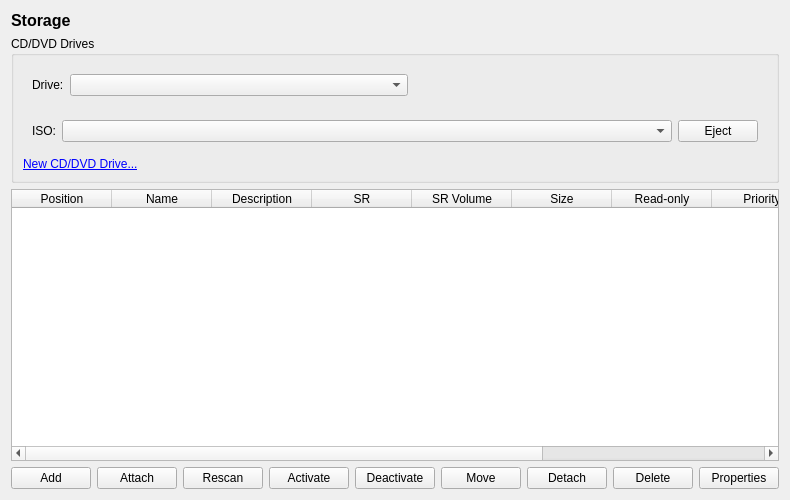
<?xml version="1.0" encoding="UTF-8"?>
<ui version="4.0">
 <class>VMStorageTabPage</class>
 <widget class="QWidget" name="VMStorageTabPage">
  <property name="geometry">
   <rect>
    <x>0</x>
    <y>0</y>
    <width>600</width>
    <height>500</height>
   </rect>
  </property>
  <property name="windowTitle">
   <string>Storage</string>
  </property>
  <layout class="QVBoxLayout" name="verticalLayout">
   <item>
    <widget class="QLabel" name="titleLabel">
     <property name="text">
      <string>Storage</string>
     </property>
     <property name="font">
      <font>
       <pointsize>12</pointsize>
       <weight>75</weight>
       <bold>true</bold>
      </font>
     </property>
    </widget>
   </item>
   <item>
    <widget class="QGroupBox" name="cdDvdGroupBox">
     <property name="title">
      <string>CD/DVD Drives</string>
     </property>
     <layout class="QVBoxLayout" name="cdDvdLayout">
      <item>
       <widget class="QWidget" name="cdDvdContainer" native="true">
        <layout class="QHBoxLayout" name="cdDvdHorizontalLayout">
         <item>
          <widget class="QLabel" name="driveLabel">
           <property name="text">
            <string>Drive:</string>
           </property>
          </widget>
         </item>
         <item>
          <widget class="QComboBox" name="driveComboBox">
           <property name="sizePolicy">
            <sizepolicy hsizetype="Expanding" vsizetype="Fixed">
             <horstretch>0</horstretch>
             <verstretch>0</verstretch>
            </sizepolicy>
           </property>
          </widget>
         </item>
         <item>
          <widget class="QLabel" name="singleDriveLabel">
           <property name="text">
            <string/>
           </property>
          </widget>
         </item>
         <item>
          <spacer name="horizontalSpacer">
           <property name="orientation">
            <enum>Qt::Horizontal</enum>
           </property>
           <property name="sizeHint" stdset="0">
            <size>
             <width>40</width>
             <height>20</height>
            </size>
           </property>
          </spacer>
         </item>
        </layout>
       </widget>
      </item>
      <item>
       <widget class="QWidget" name="isoContainer" native="true">
        <layout class="QHBoxLayout" name="isoHorizontalLayout">
         <item>
          <widget class="QLabel" name="isoLabel">
           <property name="text">
            <string>ISO:</string>
           </property>
          </widget>
         </item>
         <item>
          <widget class="IsoDropDownBox" name="isoComboBox">
           <property name="sizePolicy">
            <sizepolicy hsizetype="Expanding" vsizetype="Fixed">
             <horstretch>0</horstretch>
             <verstretch>0</verstretch>
            </sizepolicy>
           </property>
          </widget>
         </item>
         <item>
          <widget class="QPushButton" name="ejectButton">
           <property name="text">
            <string>Eject</string>
           </property>
          </widget>
         </item>
        </layout>
       </widget>
      </item>
      <item>
       <widget class="QLabel" name="noDrivesLabel">
        <property name="text">
         <string>&lt;a href="#new"&gt;New CD/DVD Drive...&lt;/a&gt;</string>
        </property>
        <property name="textFormat">
         <enum>Qt::RichText</enum>
        </property>
        <property name="alignment">
         <set>Qt::AlignLeading|Qt::AlignLeft|Qt::AlignVCenter</set>
        </property>
       </widget>
      </item>
     </layout>
    </widget>
   </item>
   <item>
    <widget class="QTableWidget" name="storageTable">
     <property name="alternatingRowColors">
      <bool>true</bool>
     </property>
     <property name="selectionMode">
      <enum>QAbstractItemView::ExtendedSelection</enum>
     </property>
     <property name="selectionBehavior">
      <enum>QAbstractItemView::SelectRows</enum>
     </property>
     <property name="contextMenuPolicy">
      <enum>Qt::CustomContextMenu</enum>
     </property>
     <column>
      <property name="text">
       <string>Position</string>
      </property>
     </column>
     <column>
      <property name="text">
       <string>Name</string>
      </property>
     </column>
     <column>
      <property name="text">
       <string>Description</string>
      </property>
     </column>
     <column>
      <property name="text">
       <string>SR</string>
      </property>
     </column>
     <column>
      <property name="text">
       <string>SR Volume</string>
      </property>
     </column>
     <column>
      <property name="text">
       <string>Size</string>
      </property>
     </column>
     <column>
      <property name="text">
       <string>Read-only</string>
      </property>
     </column>
     <column>
      <property name="text">
       <string>Priority</string>
      </property>
     </column>
     <column>
      <property name="text">
       <string>Active</string>
      </property>
     </column>
     <column>
      <property name="text">
       <string>Device Path</string>
      </property>
     </column>
    </widget>
   </item>
   <item>
    <layout class="QHBoxLayout" name="buttonLayout">
     <item>
      <widget class="QPushButton" name="addButton">
       <property name="text">
        <string>Add</string>
       </property>
      </widget>
     </item>
     <item>
      <widget class="QPushButton" name="attachButton">
       <property name="text">
        <string>Attach</string>
       </property>
      </widget>
     </item>
     <item>
      <widget class="QPushButton" name="rescanButton">
       <property name="text">
        <string>Rescan</string>
       </property>
      </widget>
     </item>
     <item>
      <widget class="QPushButton" name="activateButton">
       <property name="text">
        <string>Activate</string>
       </property>
      </widget>
     </item>
     <item>
      <widget class="QPushButton" name="deactivateButton">
       <property name="text">
        <string>Deactivate</string>
       </property>
      </widget>
     </item>
     <item>
      <widget class="QPushButton" name="moveButton">
       <property name="text">
        <string>Move</string>
       </property>
      </widget>
     </item>
     <item>
      <widget class="QPushButton" name="detachButton">
       <property name="text">
        <string>Detach</string>
       </property>
      </widget>
     </item>
     <item>
      <widget class="QPushButton" name="deleteButton">
       <property name="text">
        <string>Delete</string>
       </property>
      </widget>
     </item>
     <item>
      <widget class="QPushButton" name="editButton">
       <property name="text">
        <string>Properties</string>
       </property>
      </widget>
     </item>
     <item>
      <spacer name="horizontalSpacer_2">
       <property name="orientation">
        <enum>Qt::Horizontal</enum>
       </property>
       <property name="sizeHint" stdset="0">
        <size>
         <width>40</width>
         <height>20</height>
        </size>
       </property>
      </spacer>
     </item>
    </layout>
   </item>
  </layout>
 </widget>
 <customwidgets>
  <customwidget>
   <class>IsoDropDownBox</class>
   <extends>QComboBox</extends>
   <header>widgets/isodropdownbox.h</header>
  </customwidget>
 </customwidgets>
 <resources/>
 <connections/>
</ui>
